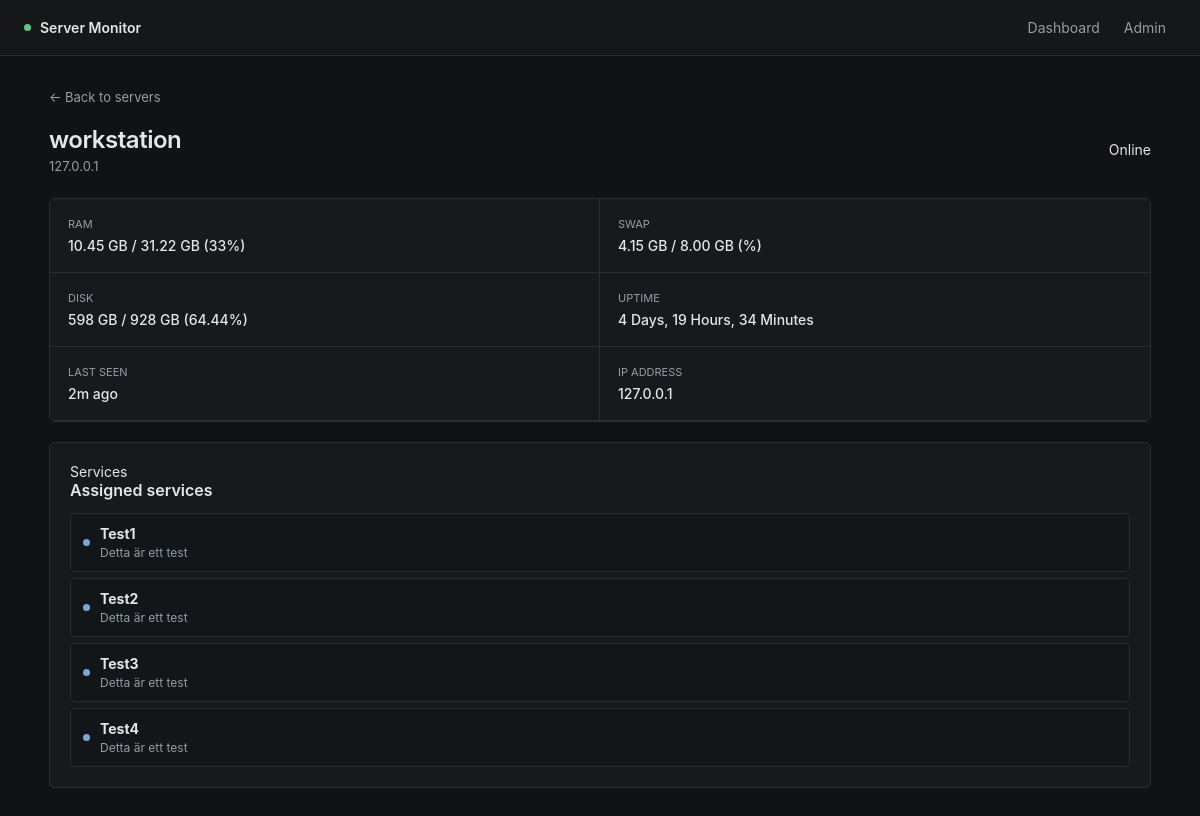
Screenshot of /server/1 with the database file from the repository.
### tables this page shows
CREATE TABLE servers (
            id INTEGER PRIMARY KEY AUTOINCREMENT,
            ip TEXT UNIQUE NOT NULL,
            hostname TEXT NOT NULL,
            uptime TEXT NOT NULL,
            disk TEXT NOT NULL,
            ram TEXT NOT NULL,
            last_seen TEXT NOT NULL
        , swap TEXT NOT NULL DEFAULT 'Unknown');

CREATE TABLE services (
            id INTEGER PRIMARY KEY AUTOINCREMENT,
            name TEXT UNIQUE NOT NULL,
            description TEXT DEFAULT ''
        );

### app.py (the view)
@app.route("/server/<int:server_id>")
def server(server_id):
    conn = get_db()
    server = conn.execute("""
        SELECT *
        FROM servers
        WHERE id = ?
    """, (server_id,)).fetchone()
    if server is None:
        conn.close()
        return "Server not found", 404
    services = get_server_services(conn, server_id)
    conn.close()
    return render_template(
    "server.html",
    server=server,
    services=services,
    online=is_online(server["last_seen"]),
    last_seen=time_ago(server["last_seen"])
    )

### app.py (called while the page is built)
def get_db():
    conn = sqlite3.connect(DATABASE)
    conn.row_factory = sqlite3.Row
    return conn

def now():
    return datetime.now(timezone.utc)

def is_online(last_seen):
    last = datetime.fromisoformat(last_seen)
    return (now() - last).total_seconds() < 15 * 60

def get_server_services(conn, server_id):
    return conn.execute("""
        SELECT services.*
        FROM services
        JOIN server_services
            ON services.id = server_services.service_id
        WHERE server_services.server_id = ?
        ORDER BY services.name
    """, (server_id,)).fetchall()

def time_ago(timestamp):
    last = datetime.fromisoformat(timestamp)
    if last.tzinfo is None:
        last = last.replace(tzinfo=timezone.utc)
    seconds = int((now() - last).total_seconds())
    if seconds < 60:
        return f"{seconds}s ago"
    minutes = seconds // 60
    if minutes < 60:
        return f"{minutes}m ago"
    hours = minutes // 60
    if hours < 24:
        return f"{hours}h {minutes % 60}m ago"
    days = hours // 24
    return f"{days}d {hours % 24}h ago"

### templates/server.html (shortened to what this page needs)
{% extends "base.html" %}
{% block content %}
<a
    href="{{ url_for('dashboard') }}"
    class="back"
>
    ← Back to servers
</a>
<div class="page-header">
    <div>
        <h1>
            {{ server.hostname }}
        </h1>
        <p class="subtitle">
            {{ server.ip }}
        </p>
    </div>
    {% if online %}
    <div class="status online large">
        Online
    </div>
    {% else %}
    <div class="status offline large">
        <span></span>
        Offline
    </div>
    {% endif %}
</div>
<div class="detail-grid">
    <div class="detail-card">
        <label>
            RAM
        </label>
        <strong>
            {{ server.ram }}
        </strong>
    </div>
    <div class="detail-card">
        <label>
            SWAP
        </label>
        <strong>
            {{ server.swap }}
        </strong>
    </div>
    <div class="detail-card">
        <label>
            DISK
        </label>
        <strong>
            {{ server.disk }}
        </strong>
    </div>
    <div class="detail-card">
        <label>
            UPTIME
        </label>
        <strong>
            {{ server.uptime }}
        </strong>
    </div>
    <div class="detail-card">
        <label>
            LAST SEEN
        </label>
        <strong>
            {{ last_seen }}
        </strong>
    </div>
    <div class="detail-card">
        <label>
            IP ADDRESS
        </label>
        <strong>
            {{ server.ip }}
        </strong>
    </div>
</div>
<div class="panel">
    <div class="eyebrow">
        Services
    </div>
    <h2>
        Assigned services
    </h2>
    <div class="service-list">
        {% for service in services %}
        <div class="service">
            <span class="service-dot"></span>
            <div class="service-info">
                <strong>
                    {{ service.name }}
                </strong>
                {% if service.description %}
                <p>
                    {{ service.description }}
                </p>
                {% endif %}
            </div>
        </div>
        {% else %}
        <p class="muted">
            No services assigned to this server.
        </p>
        {% endfor %}
    </div>
</div>
{% endblock %}

### templates/base.html (shortened to what this page needs)
<!DOCTYPE html>
<html lang="en">
<head>
    <link
        rel="stylesheet"
        href="{{ url_for('static', filename='style.css') }}"
    >
</head>
<body>
<header class="navbar">
    <a
        href="{{ url_for('dashboard') }}"
        class="logo"
    >
        <span class="logo-dot"></span>
        Server Monitor
    </a>
    <nav>
        <a href="{{ url_for('dashboard') }}">
            Dashboard
        </a>
        <a href="{{ url_for('admin') }}">
            Admin
        </a>
    </nav>
</header>
<main class="container">
    {% block content %}
    {% endblock %}
</main>
</body>
</html>

### static/style.css (style rules this page uses)
:root { --background: #101214; --surface: #17191c; --surface-hover: #1b1e21; --border: #2a2e33; --text: #e4e6e8; --muted: #969da5; --green: #58c98a; --red: #e36b73; --blue: #79a7d9; }
* { box-sizing: border-box; }
html { background: var(--background); }
body { margin: 0; background: var(--background); color: var(--text); font-family: -apple-system, BlinkMacSystemFont, "Segoe UI", Roboto, Helvetica, Arial, sans-serif; font-size: 14px; }
a { color: inherit; text-decoration: none; }
.navbar { height: 56px; padding: 0 24px; display: flex; align-items: center; justify-content: space-between; background: #151719; border-bottom: 1px solid var(--border); }
.logo { display: flex; align-items: center; gap: 9px; font-size: 14px; font-weight: 600; }
.logo-dot { width: 7px; height: 7px; border-radius: 50%; background: var(--green); }
nav { display: flex; gap: 4px; }
nav a { padding: 7px 10px; color: var(--muted); border-radius: 5px; }
.container { max-width: 1150px; margin: 0 auto; padding: 32px 24px 60px; }
.page-header { display: flex; justify-content: space-between; align-items: center; margin-bottom: 24px; }
h1 { margin: 0 0 4px; font-size: 24px; font-weight: 600; letter-spacing: -.02em; }
h2 { font-size: 16px; font-weight: 600; }
.subtitle { margin: 0; color: var(--muted); font-size: 13px; }
.back { display: inline-block; margin-bottom: 20px; color: var(--muted); font-size: 13px; }
.detail-grid { display: grid; grid-template-columns: repeat(2, 1fr); border: 1px solid var(--border); border-radius: 6px; overflow: hidden; margin-bottom: 20px; }
.detail-card { padding: 18px; background: var(--surface); border-right: 1px solid var(--border); border-bottom: 1px solid var(--border); }
.detail-card:nth-child(2n) { border-right: 0; }
.detail-card label { display: block; color: var(--muted); font-size: 11px; margin-bottom: 6px; }
.detail-card strong { font-size: 14px; font-weight: 500; }
.panel { background: var(--surface); border: 1px solid var(--border); border-radius: 6px; padding: 20px; }
.panel h2 { margin-top: 0; }
.service-list { display: flex; flex-direction: column; gap: 6px; }
.service { display: flex; align-items: center; gap: 10px; padding: 11px 12px; background: #131619; border: 1px solid var(--border); border-radius: 5px; }
.service-dot { width: 7px; height: 7px; border-radius: 50%; background: var(--blue); }
.service-info { flex: 1; }
.service-info p, .service p { margin: 3px 0 0; color: var(--muted); font-size: 12px; }

### rows the page displays
servers: hostname "workstation", ip "127.0.0.1", ram "10.45 GB / 31.22 GB (33%)", swap "4.15 GB / 8.00 GB (%)", disk "598 GB / 928 GB (64.44%)", uptime "4 Days, 19 Hours, 34 Minutes"
services: name "Test1", description "Detta är ett test"
services: name "Test2", description "Detta är ett test"
services: name "Test3", description "Detta är ett test"
services: name "Test4", description "Detta är ett test"

### other values shown
{{ last_seen }} "2m ago"
